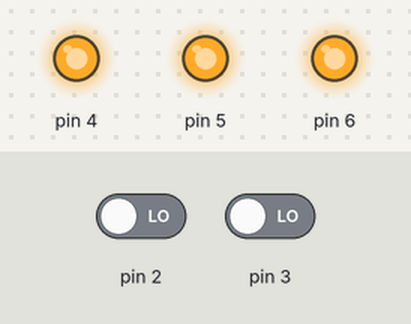
Simulated run of this program. Board: Arduino Uno, built with avr-gcc and run on an emulated ATmega328P. Parts: output pins drawn as LEDs (lit = HIGH). The test bench sets the inputs (shaded band); at power-on: pin 2 LOW, pin 3 LOW. What the program prints to the serial monitor is not drawn.

Above: at 0.3 s.
At 1.8 s:
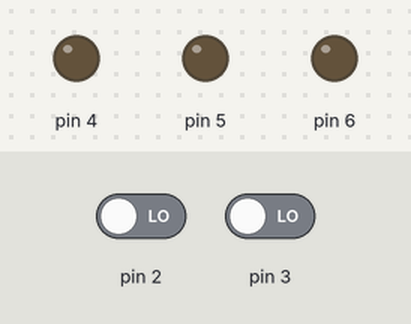
Timing chart, 0 to 3.0 s (numbered marks = the images above):
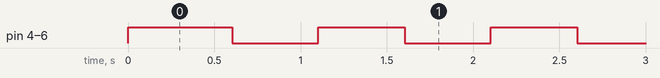

Measured:
- by itself, pin 4–6: alternates HIGH for 0.50 s and LOW for 0.50 s, 6 changes in all, then stays HIGH

The program:

main.cpp
```cpp
#include <Arduino.h>
#include <peripherals.hpp>
#include <game.hpp>
#include <words.hpp>

void serialEvent();


void setup() {
  // setup serial
  Serial.begin(9600);

  init_buttons();
  init_rgb();
  rgb_light(HIGH);

  Serial.println("The game is on!");
  Serial.print(diff_strings[difficulty]);
  Serial.println(" mode on!");
  // Serial.println(extract_word(EASY));

  inputString.reserve(50);
  currentWord.reserve(50);

  difficulty_last_debouncing_time = millis();
  start_last_debouncing_time = millis();
}

void loop() {
  current_time = millis();
  start_button_debouncing();
  difficulty_button_debouncing();
  switch (game_state)
  {
  case STARTING:
    starting();
    break;
  case ON:
    game();
    break;
  default:
    break;
  }
}

void serialEvent()
{
    while (Serial.available())
    {
        inputString += (char)Serial.read();
    }
}
```
